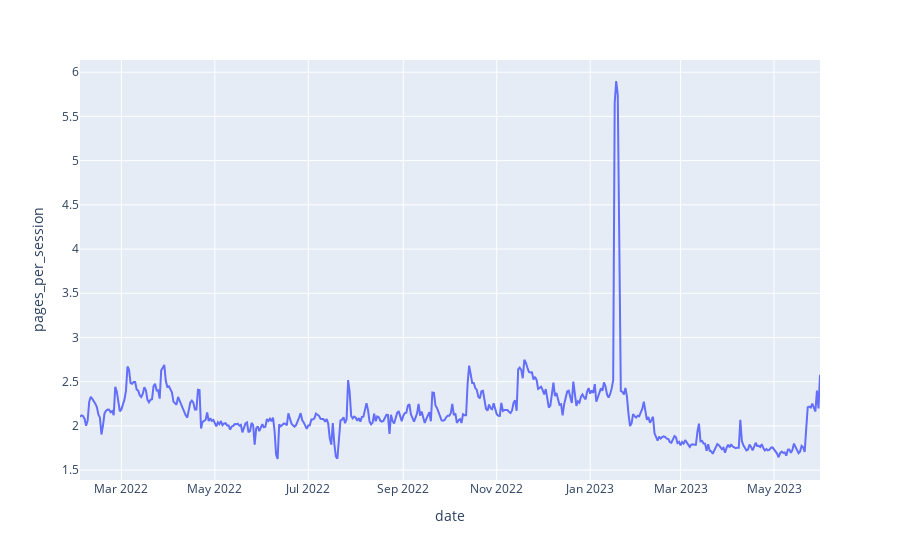

The cell this chart's notebook holds for it:
### Code cell
# grammys graph
px.line(data_frame=grammys,
       x='date',
       y='pages_per_session')

### Figure 1 — Plotly figure (JSON) as saved in the notebook; plotly's stock layout.template omitted (floating-point values rounded to 4 significant figures; data arrays with more than 128 entries replaced by an {"elided": "..."} marker saying what was removed)
{"data": [{"hovertemplate": "date=%{x}<br>pages_per_session=%{y}<extra></extra>", "legendgroup": "", "line": {"color": "#636efa", "dash": "solid"}, "marker": {"symbol": "circle"}, "mode": "lines", "name": "", "orientation": "v", "showlegend": false, "type": "scatter", "x": {"elided": "484 str values"}, "xaxis": "x", "y": {"elided": "484 float values"}, "yaxis": "y"}], "layout": {"autosize": true, "legend": {"tracegroupgap": 0}, "margin": {"t": 60}, "xaxis": {"anchor": "y", "autorange": true, "domain": [0, 1], "range": ["2022-02-02", "2023-05-31"], "title": {"text": "date"}, "type": "date"}, "yaxis": {"anchor": "x", "autorange": true, "domain": [0, 1], "range": [1.388, 6.138], "title": {"text": "pages_per_session"}, "type": "linear"}}}
